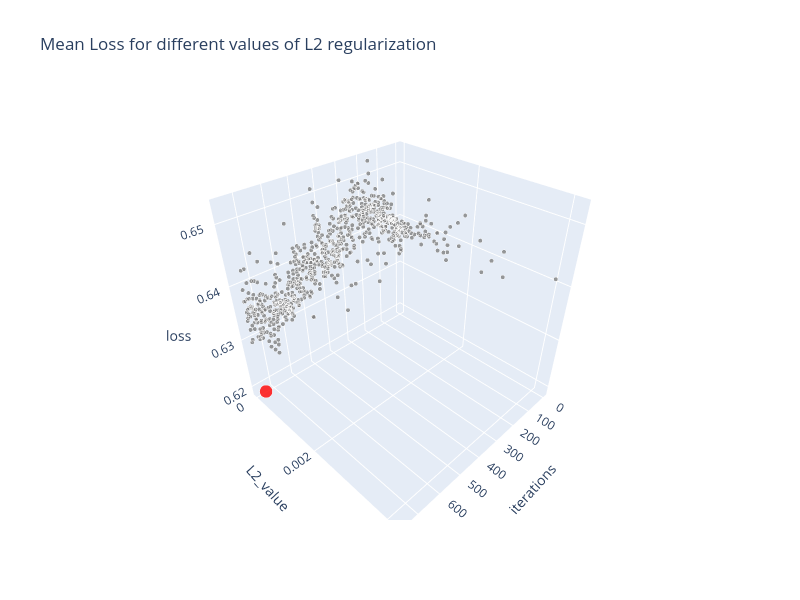
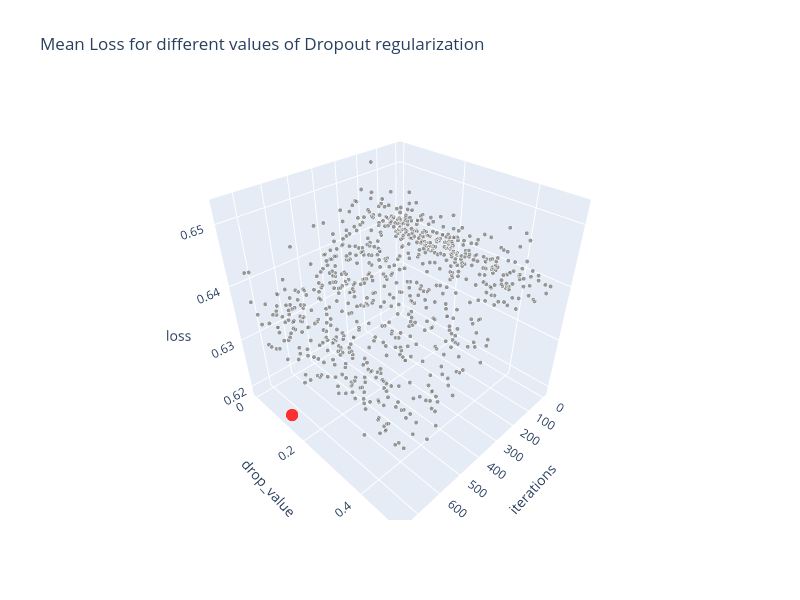

The notebook cell saved with these charts, in order:
### Code cell
plot_3d_scatter_surface(df, 'iterations', ['L2_value', 'drop_value'], 'loss', surface=False, highlight=True)

### Figure 1 — Plotly figure (JSON) as saved in the notebook; plotly's stock layout.template omitted (floating-point values rounded to 4 significant figures; data arrays with more than 128 entries replaced by an {"elided": "..."} marker saying what was removed)
{"data": [{"marker": {"color": {"elided": "754 str values"}, "colorscale": [[0, "#440154"], [0.1111, "#482878"], [0.2222, "#3e4989"], [0.3333, "#31688e"], [0.4444, "#26828e"], [0.5556, "#1f9e89"], [0.6667, "#35b779"], [0.7778, "#6ece58"], [0.8889, "#b5de2b"], [1, "#fde725"]], "opacity": 0.8, "size": {"elided": "754 int values"}}, "mode": "markers", "name": "loss", "type": "scatter3d", "x": {"elided": "754 int values"}, "y": {"elided": "754 float values"}, "z": {"elided": "754 float values"}}], "layout": {"height": 600, "scene": {"xaxis": {"title": {"text": "iterations"}}, "yaxis": {"title": {"text": "L2_value"}}, "zaxis": {"title": {"text": "loss"}}}, "title": {"text": "Mean Loss for different values of L2 regularization"}, "width": 800}}

### Figure 2 — Plotly figure (JSON) as saved in the notebook; plotly's stock layout.template omitted (floating-point values rounded to 4 significant figures; data arrays with more than 128 entries replaced by an {"elided": "..."} marker saying what was removed)
{"data": [{"marker": {"color": {"elided": "754 str values"}, "colorscale": [[0, "#440154"], [0.1111, "#482878"], [0.2222, "#3e4989"], [0.3333, "#31688e"], [0.4444, "#26828e"], [0.5556, "#1f9e89"], [0.6667, "#35b779"], [0.7778, "#6ece58"], [0.8889, "#b5de2b"], [1, "#fde725"]], "opacity": 0.8, "size": {"elided": "754 int values"}}, "mode": "markers", "name": "loss", "type": "scatter3d", "x": {"elided": "754 int values"}, "y": {"elided": "754 float values"}, "z": {"elided": "754 float values"}}], "layout": {"height": 600, "scene": {"xaxis": {"title": {"text": "iterations"}}, "yaxis": {"title": {"text": "drop_value"}}, "zaxis": {"title": {"text": "loss"}}}, "title": {"text": "Mean Loss for different values of Dropout regularization"}, "width": 800}}
